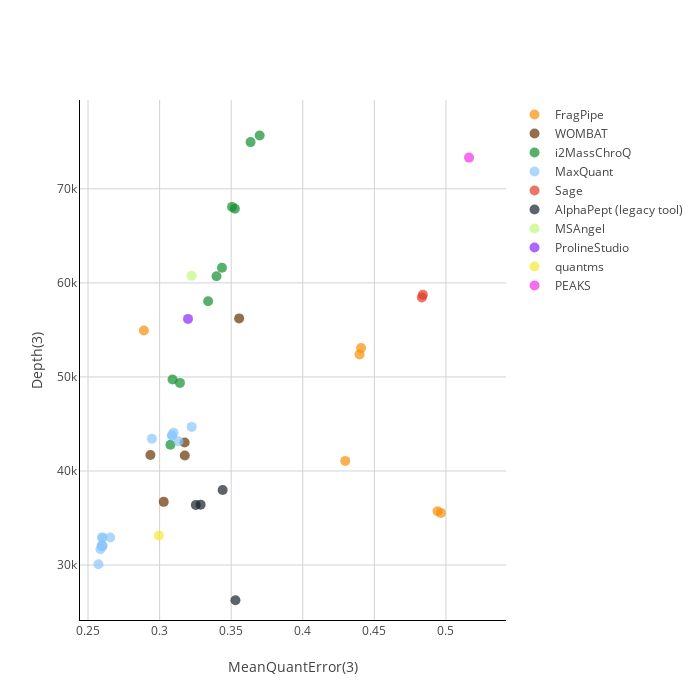

The code cell stored with this chart in its notebook:
### Code cell
plot = plot_performance_metrics(
    all_datapoints,
    metric="Mean",
    x_range=[0.1, 0.6],
    y_range=[20000, 150000],
    min_quant=3,
    autoscale=True,
)
# Save the plot
plot.write_image("figures_manuscript/mean_abs_overview_qexactive.svg")

plot

### Figure 1 — Plotly figure (JSON) as saved in the notebook; plotly's stock layout.template omitted (floating-point values rounded to 4 significant figures)
{"data": [{"hovertext": ["ProteoBench ID: FragPipe_20250718_093840<br>Software tool: FragPipe 22.0<br>Comment (private submission): ...", "ProteoBench ID: FragPipe_20250718_093939<br>Software tool: FragPipe 22.1-build02<br>Comment (private submission): ...", "ProteoBench ID: FragPipe_20250718_094310<br>Software tool: FragPipe 23.0<br>Comment (private submission): ...", "ProteoBench ID: FragPipe_20250718_094450<br>Software tool: FragPipe 22.1-build02<br>Comment (private submission): ...", "ProteoBench ID: FragPipe_20250718_094752<br>Software tool: FragPipe 22.0<br>Comment (private submission): ...", "ProteoBench ID: FragPipe_20250718_094827<br>Software tool: FragPipe 22.0<br>Comment (private submission): ..."], "marker": {"color": ["#F89008", "#F89008", "#F89008", "#F89008", "#F89008", "#F89008"], "showscale": false, "size": [10, 10, 10, 10, 10, 10]}, "mode": "markers", "name": "FragPipe", "type": "scatter", "x": [0.4297, 0.4941, 0.289, 0.4964, 0.4407, 0.4396], "y": [41072, 35709, 54941, 35545, 53082, 52398]}, {"hovertext": ["ProteoBench ID: WOMBAT_20250718_093853<br>Software tool: WOMBAT 0.9.11<br>Comment (private submission): ...", "ProteoBench ID: WOMBAT_20250718_094026<br>Software tool: WOMBAT 0.9.11<br>Comment (private submission): ...", "ProteoBench ID: WOMBAT_20250718_094538<br>Software tool: WOMBAT 0.9.11<br>Comment (private submission): ...", "ProteoBench ID: WOMBAT_20250718_094911<br>Software tool: WOMBAT 0.9.11<br>Comment (private submission): ...", "ProteoBench ID: WOMBAT_20250718_094925<br>Software tool: WOMBAT 0.9.11<br>Comment (private submission): ..."], "marker": {"color": ["#663200", "#663200", "#663200", "#663200", "#663200"], "showscale": false, "size": [10, 10, 10, 10, 10]}, "mode": "markers", "name": "WOMBAT", "type": "scatter", "x": [0.3176, 0.3555, 0.2936, 0.3029, 0.3175], "y": [41649, 56223, 41691, 36719, 43031]}, {"hovertext": ["ProteoBench ID: i2MassChroQ_20250718_093910<br>Software tool: i2MassChroQ 1.0.18<br>Comment (private submission): ...", "ProteoBench ID: i2MassChroQ_20250718_093955<br>Software tool: i2MassChroQ 1.2.0<br>Comment (private submission): ...", "ProteoBench ID: i2MassChroQ_20250718_094100<br>Software tool: i2MassChroQ 1.0.16<br>Comment (private submission): ...", "ProteoBench ID: i2MassChroQ_20250718_094206<br>Software tool: i2MassChroQ 1.2.1<br>Comment (private submission): ...", "ProteoBench ID: i2MassChroQ_20250718_094338<br>Software tool: i2MassChroQ 1.2.1<br>Comment (private submission): ...", "ProteoBench ID: i2MassChroQ_20250718_094356<br>Software tool: i2MassChroQ 1.0.18<br>Comment (private submission): ...", "ProteoBench ID: i2MassChroQ_20250718_094528<br>Software tool: i2MassChroQ 1.0.16<br>Comment (private submission): ...", "ProteoBench ID: i2MassChroQ_20250718_094626<br>Software tool: i2MassChroQ 1.2.4<br>Comment (private submission): ...", "ProteoBench ID: i2MassChroQ_20250718_094733<br>Software tool: i2MassChroQ 1.2.1<br>Comment (private submission): ...", "ProteoBench ID: i2MassChroQ_20250718_094902<br>Software tool: i2MassChroQ 1.2.0<br>Comment (private submission): ..."], "marker": {"color": ["#108E2E", "#108E2E", "#108E2E", "#108E2E", "#108E2E", "#108E2E", "#108E2E", "#108E2E", "#108E2E", "#108E2E"], "showscale": false, "size": [10, 10, 10, 10, 10, 10, 10, 10, 10, 10]}, "mode": "markers", "name": "i2MassChroQ", "type": "scatter", "x": [0.3526, 0.309, 0.3142, 0.3635, 0.3397, 0.3436, 0.3699, 0.3339, 0.3075, 0.3506], "y": [67891, 49728, 49365, 74969, 60711, 61603, 75663, 58045, 42794, 68081]}, {"hovertext": ["ProteoBench ID: MaxQuant_20250718_093925<br>Software tool: MaxQuant 2.3.1.0<br>Comment (private submission): ...", "ProteoBench ID: MaxQuant_20250718_094011<br>Software tool: MaxQuant 1.5.2.8<br>Comment (private submission): ...", "ProteoBench ID: MaxQuant_20250718_094043<br>Software tool: MaxQuant 1.5.8.2<br>Comment (private submission): ...", "ProteoBench ID: MaxQuant_20250718_094119<br>Software tool: MaxQuant 1.5.3.30<br>Comment (private submission): ...", "ProteoBench ID: MaxQuant_20250718_094133<br>Software tool: MaxQuant 2.1.4.0<br>Comment (private submission): ...", "ProteoBench ID: MaxQuant_20250718_094146<br>Software tool: MaxQuant 2.1.4.0<br>Comment (private submission): ...", "ProteoBench ID: MaxQuant_20250718_094232<br>Software tool: MaxQuant 2.5.1.0<br>Comment (private submission): ...", "ProteoBench ID: MaxQuant_20250718_094248<br>Software tool: MaxQuant 1.5.3.30<br>Comment (private submission): ...", "ProteoBench ID: MaxQuant_20250718_094322<br>Software tool: MaxQuant 2.4.13.0<br>Comment (private submission): ...", "ProteoBench ID: MaxQuant_20250718_094423<br>Software tool: MaxQuant 2.1.3.0<br>Comment (private submission): ...", "ProteoBench ID: MaxQuant_20250718_094435<br>Software tool: MaxQuant 2.1.3.0<br>Comment (private submission): ...", "ProteoBench ID: MaxQuant_20250718_094554<br>Software tool: MaxQuant 1.5.8.2<br>Comment (private submission): ...", "ProteoBench ID: MaxQuant_20250718_094610<br>Software tool: MaxQuant 1.6.3.3<br>Comment (private submission): ...", "ProteoBench ID: MaxQuant_20250718_094844<br>Software tool: MaxQuant 1.5.3.30<br>Comment (private submission): ...", "ProteoBench ID: MaxQuant_20250718_094940<br>Software tool: MaxQuant 2.1.3.0<br>Comment (private submission): ..."], "marker": {"color": ["#8bc6fd", "#8bc6fd", "#8bc6fd", "#8bc6fd", "#8bc6fd", "#8bc6fd", "#8bc6fd", "#8bc6fd", "#8bc6fd", "#8bc6fd", "#8bc6fd", "#8bc6fd", "#8bc6fd", "#8bc6fd", "#8bc6fd"], "showscale": false, "size": [10, 10, 10, 10, 10, 10, 10, 10, 10, 10, 10, 10, 10, 10, 10]}, "mode": "markers", "name": "MaxQuant", "type": "scatter", "x": [0.2946, 0.2655, 0.3132, 0.3224, 0.3086, 0.26, 0.2599, 0.26, 0.2573, 0.3086, 0.26, 0.2587, 0.2595, 0.2599, 0.3097], "y": [43426, 32935, 43170, 44686, 43766, 32032, 32034, 32936, 30086, 43765, 32032, 31676, 32077, 32892, 44076]}, {"hovertext": ["ProteoBench ID: Sage_20250718_094219<br>Software tool: Sage 0.14.6<br>Comment (private submission): ...", "ProteoBench ID: Sage_20250718_094654<br>Software tool: Sage 0.14.6<br>Comment (private submission): ..."], "marker": {"color": ["#E43924", "#E43924"], "showscale": false, "size": [10, 10]}, "mode": "markers", "name": "Sage", "type": "scatter", "x": [0.4832, 0.4839], "y": [58445, 58744]}, {"hovertext": ["ProteoBench ID: AlphaPept_20250718_094408<br>Software tool: AlphaPept 0.5.0<br>Comment (private submission): ...", "ProteoBench ID: AlphaPept_20250718_094506<br>Software tool: AlphaPept 0.5.3<br>Comment (private submission): ...", "ProteoBench ID: AlphaPept_20250718_094642<br>Software tool: AlphaPept 0.5.3<br>Comment (private submission): ...", "ProteoBench ID: AlphaPept_20250718_094808<br>Software tool: AlphaPept 0.5.0<br>Comment (private submission): ..."], "marker": {"color": ["#17212b", "#17212b", "#17212b", "#17212b"], "showscale": false, "size": [10, 10, 10, 10]}, "mode": "markers", "name": "AlphaPept (legacy tool)", "type": "scatter", "x": [0.353, 0.3286, 0.3253, 0.344], "y": [26255, 36421, 36379, 37969]}, {"hovertext": ["ProteoBench ID: MSAngel_20250718_094718<br>Software tool: MSAngel 2.2.10<br>Comment (private submission): ..."], "marker": {"color": ["#C0FA7D"], "showscale": false, "size": [10]}, "mode": "markers", "name": "MSAngel", "type": "scatter", "x": [0.3224], "y": [60766]}, {"hovertext": ["ProteoBench ID: ProlineStudio_20250718_095002<br>Software tool: ProlineStudio 2.3.0-SNAPSHOT_2024-09-11T06:45:20Z_jenkins<br>Comment (private submission): ..."], "marker": {"color": ["#8b26ff"], "showscale": false, "size": [10]}, "mode": "markers", "name": "ProlineStudio", "type": "scatter", "x": [0.3198], "y": [56170]}, {"hovertext": ["ProteoBench ID: quantms_20250718_095015<br>Software tool: quantms v1.3.1dev-g70337bc<br>Comment (private submission): ..."], "marker": {"color": ["#f5e830"], "showscale": false, "size": [10]}, "mode": "markers", "name": "quantms", "type": "scatter", "x": [0.2995], "y": [33133]}, {"hovertext": ["ProteoBench ID: PEAKS_20250718_095035<br>Software tool: PEAKS 13 20250520<br>Comment (private submission): ..."], "marker": {"color": ["#f032e6"], "showscale": false, "size": [10]}, "mode": "markers", "name": "PEAKS", "type": "scatter", "x": [0.5161], "y": [73321]}], "layout": {"annotations": [{"font": {"color": "rgba(0,0,0,0.1)", "size": 50}, "showarrow": false, "text": "", "x": 0.5, "xref": "paper", "y": 0.5, "yref": "paper"}], "clickmode": "event+select", "height": 700, "width": 700, "xaxis": {"gridcolor": "lightgray", "gridwidth": 1, "linecolor": "black", "range": [0.2444, 0.5419], "showgrid": true, "title": {"text": "MeanQuantError(3)"}}, "yaxis": {"gridcolor": "lightgray", "gridwidth": 1, "linecolor": "black", "range": [24150.0, 79450.0], "showgrid": true, "title": {"text": "Depth(3)"}}}}
